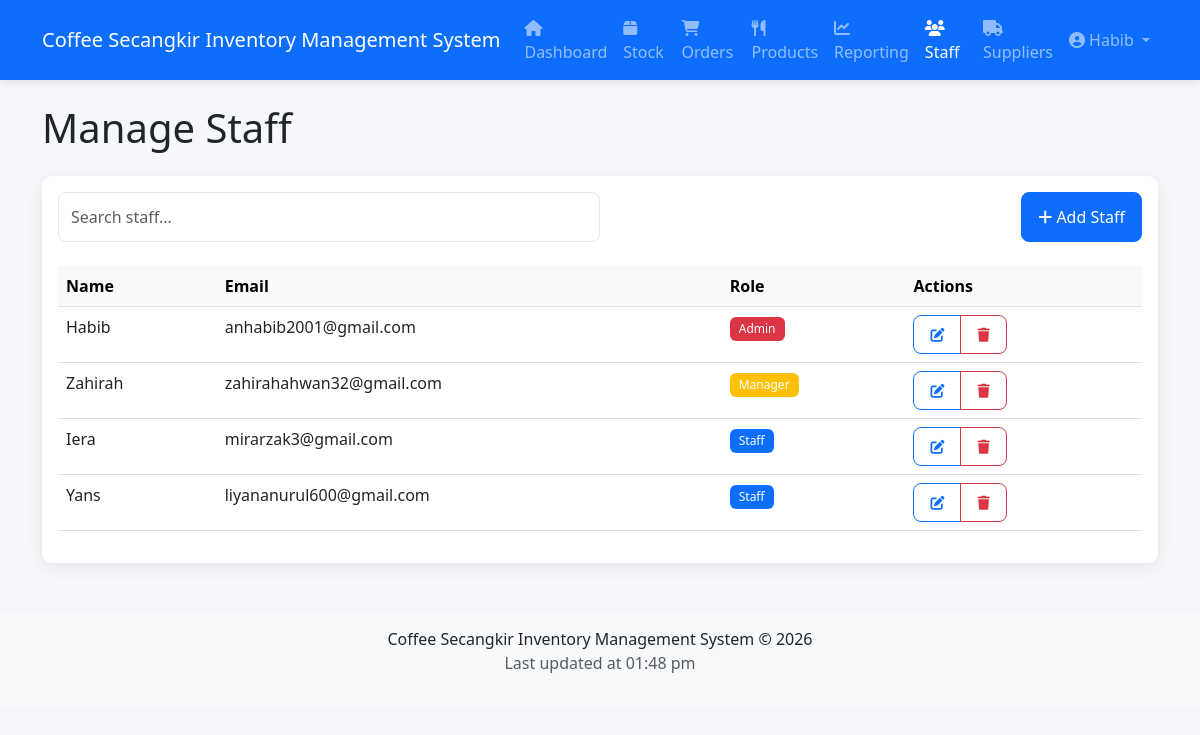
/modules/staff.php (signed in), run on the app's committed database.
### tables this page shows
CREATE TABLE users (
    id INT AUTO_INCREMENT PRIMARY KEY,
    name VARCHAR(100) NOT NULL,
    email VARCHAR(100) NOT NULL UNIQUE,
    password VARCHAR(255) NOT NULL,
    role VARCHAR(20) DEFAULT 'staff',
    created_at TIMESTAMP DEFAULT CURRENT_TIMESTAMP
);

### modules/staff.php (the view, shortened to what this page needs)
<?php
require_once '../includes/db_connect.php';
require_once '../includes/header.php';
$stmt = $pdo->query("SELECT * FROM users");
$staff = $stmt->fetchAll();
?>
<h1 class="mb-4">Manage Staff</h1>
<div class="card">
    <div class="card-body">
        <div class="d-flex justify-content-between mb-4">
            <div class="w-50">
                <input type="text" class="form-control" placeholder="Search staff...">
            </div>
            <button class="btn btn-primary" data-bs-toggle="modal" data-bs-target="#addStaffModal">
                <i class="fas fa-plus"></i> Add Staff
            </button>
        </div>
        <div class="table-responsive">
            <table class="table table-hover">
                <thead class="table-light">
                    <tr>
                        <th>Name</th>
                        <th>Email</th>
                        <th>Role</th>
                        <th>Actions</th>
                    </tr>
                </thead>
                <tbody>
                    <?php foreach ($staff as $member): ?>
                        <tr>
                            <td><?= $member['name'] ?></td>
                            <td><?= $member['email'] ?></td>
                            <td>
                                <span class="badge bg-<?= $member['role'] === 'admin' ? 'danger' : ($member['role'] === 'manager' ? 'warning' : 'primary') ?>">
                                    <?= ucfirst($member['role']) ?>
                                </span>
                            </td>
                            <td>
                                <div class="btn-group">
                                    <button class="btn btn-sm btn-outline-primary" data-bs-toggle="modal" data-bs-target="#editStaffModal<?= $member['id'] ?>">
                                        <i class="fas fa-edit"></i>
                                    </button>
                                    <a href="staff.php?delete=<?= $member['id'] ?>" class="btn btn-sm btn-outline-danger">
                                        <i class="fas fa-trash"></i>
                                    </a>
                                </div>
                            </td>
                        </tr>
                    <?php endforeach; ?>
                </tbody>
            </table>
        </div>
    </div>
</div>
<?php require_once '../includes/footer.php'; ?>

### assets/css/style.css (style rules this page uses)
:root { --primary: #0d6efd; --secondary: #6c757d; --success: #198754; --danger: #dc3545; --warning: #ffc107; --info: #0dcaf0; --light: #f8f9fa; --dark: #212529; }
body { background-color: #f5f7fb; font-family: 'Segoe UI', Tahoma, Geneva, Verdana, sans-serif; }
.card { border-radius: 10px; box-shadow: 0 4px 20px rgba(0, 0, 0, 0.08); border: none; margin-bottom: 24px; }
.badge { font-weight: 500; padding: 0.5em 0.75em; }
.btn { border-radius: 8px; font-weight: 500; padding: 0.5rem 1rem; }
.form-control, .form-select { border-radius: 8px; padding: 0.75rem; border: 1px solid #e2e8f0; }

### data on the page
users: name "Habib", email "anhabib2001@gmail.com", role "Admin"
users: name "Zahirah", email "zahirahahwan32@gmail.com", role "Manager"
users: name "Iera", email "mirarzak3@gmail.com", role "Staff"
users: name "Yans", email "liyananurul600@gmail.com", role "Staff"

### other printed values
$_SESSION['user_name'] "Habib"
